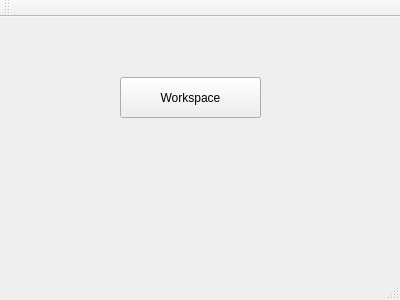
<?xml version="1.0" encoding="UTF-8"?>
<ui version="4.0">
 <class>MainWindow</class>
 <widget class="QMainWindow" name="MainWindow">
  <property name="geometry">
   <rect>
    <x>0</x>
    <y>0</y>
    <width>400</width>
    <height>300</height>
   </rect>
  </property>
  <property name="windowTitle">
   <string>MainWindow</string>
  </property>
  <widget class="QWidget" name="centralWidget">
   <widget class="QPushButton" name="pushButton">
    <property name="geometry">
     <rect>
      <x>120</x>
      <y>60</y>
      <width>141</width>
      <height>41</height>
     </rect>
    </property>
    <property name="text">
     <string>Workspace</string>
    </property>
   </widget>
  </widget>
  <widget class="QMenuBar" name="menuBar">
   <property name="geometry">
    <rect>
     <x>0</x>
     <y>0</y>
     <width>400</width>
     <height>21</height>
    </rect>
   </property>
  </widget>
  <widget class="QToolBar" name="mainToolBar">
   <attribute name="toolBarArea">
    <enum>TopToolBarArea</enum>
   </attribute>
   <attribute name="toolBarBreak">
    <bool>false</bool>
   </attribute>
  </widget>
  <widget class="QStatusBar" name="statusBar"/>
 </widget>
 <layoutdefault spacing="6" margin="11"/>
 <resources/>
 <connections/>
</ui>
